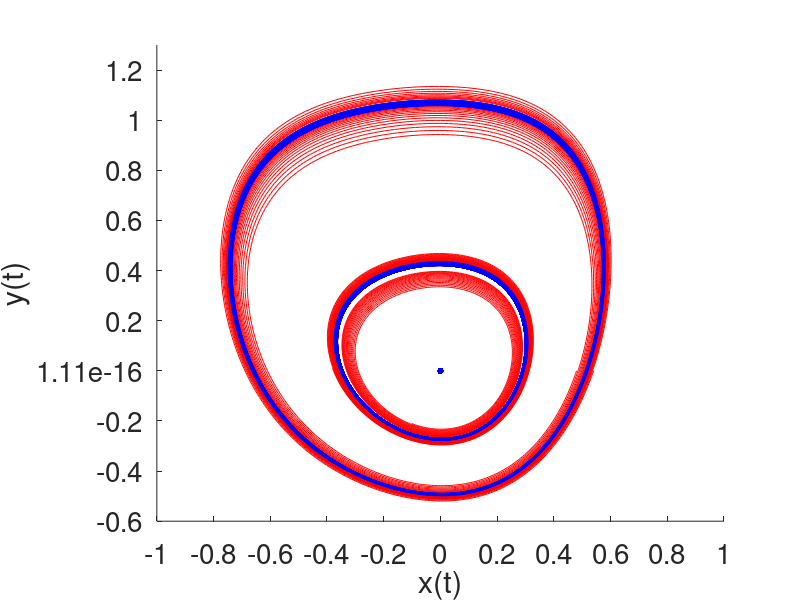

This figure's MATLAB source:
% Program_18a - Small-amplitude limit cycles.
% Chapter 18 - Local and Global Bifurcations.
% Copyright Springer 2025.
% The degree of F(x) is three and the degree of g(x) is three.
% The limit cycles are shown in blue. 
hold on;
plot(0,0,'b.','MarkerSize',15)
a1=0.01;a2=1;b2=1;a3=1/3;b3=2;xmin=-1;xmax=1;ymin=-0.6;ymax=1.3;
options=odeset('RelTol',1e-8,'AbsTol',1e-8);
sys = @(t,x) [x(2)-a1*x(1)-a2*x(1)^2-a3*x(1)^3;-x(1)-a1*x(2)-b2*x(1)^2-b3*x(1)^3]; 
[t,xs] = ode45(sys,[0 100],[0.28 0],options);
plot(xs(:,1),xs(:,2),'r');
% The inner limit cycle is unstable. Stable under reverse time.
sys = @(t,x) [x(2)-a1*x(1)-a2*x(1)^2-a3*x(1)^3;-x(1)-a1*x(2)-b2*x(1)^2-b3*x(1)^3]; 
[t,xs] = ode45(sys,[0 -100],[0.295 0],options);
plot(xs(:,1),xs(:,2),'b','LineWidth',4);
sys = @(t,x) [x(2)-a1*x(1)-a2*x(1)^2-a3*x(1)^3;-x(1)-a1*x(2)-b2*x(1)^2-b3*x(1)^3]; 
[t,xs] = ode45(sys,[0 100],[0.3 0],options);
plot(xs(:,1),xs(:,2),'r');
sys = @(t,x) [x(2)-a1*x(1)-a2*x(1)^2-a3*x(1)^3;-x(1)-a1*x(2)-b2*x(1)^2-b3*x(1)^3]; 
[t,xs] = ode45(sys,[0 100],[0.48 0],options);
plot(xs(:,1),xs(:,2),'r');
sys = @(t,x) [x(2)-a1*x(1)-a2*x(1)^2-a3*x(1)^3;-x(1)-a1*x(2)-b2*x(1)^2-b3*x(1)^3]; 
% The outer limit cycle is stable.
[t,xs] = ode45(sys,[0 50],[0.519 0],options);
plot(xs(:,1),xs(:,2),'b','LineWidth',4);
sys = @(t,x) [x(2)-a1*x(1)-a2*x(1)^2-a3*x(1)^3;-x(1)-a1*x(2)-b2*x(1)^2-b3*x(1)^3]; 
[t,xs] = ode45(sys,[0 50],[0.54 0],options);
plot(xs(:,1),xs(:,2),'r');
axis([xmin xmax ymin ymax])
set(gca,'FontSize',20);
set(gca,'XTick',xmin:0.2:xmax)
set(gca,'YTick',ymin:0.2:ymax)
xlabel('x(t)')
ylabel('y(t)')
hold off
% End of Program_18a.
